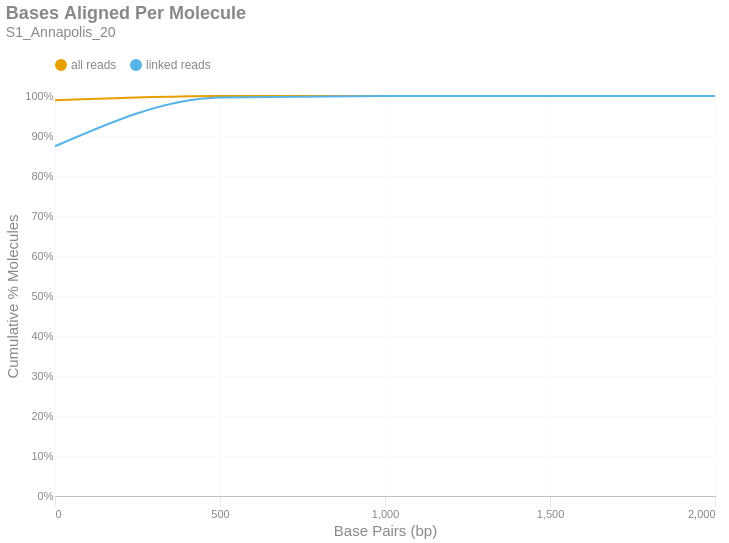

Notebook source saved alongside this figure:
### Markdown cell above
### Bases Aligned Per Molecule
This is a cumulative frequency distribution showing the number of base pairs aligned per unique molecule. These data are shown in 500 bp bins. There are two distributions: one with `all reads` (yellow) and another with only `linked reads` (blue). The percent of molecules in the `linked reads` distribution is relative to the total number of linked molecules.

### Code cell
if SKIPLR:
    print_html(f"Skipped")
else:
    binned_df = consolidated_hist(valids['aligned_bp'], mask, 500, True)
    with SafeRender(binned_df):
        (
            density_plot(binned_df, 'Bases Aligned Per Molecule', samplename, 'basesper')
            .encode(
                x=alt.X('bin:Q', title="Base Pairs (bp)").axis(tickMinStep=500).scale(padding=0),
                y=alt.Y('value:Q', title='Cumulative % Molecules')
                    .axis(format='%')
                    .scale(domain = [0,1])
                    .stack(False),
                color=alt.Color("key:N").scale(domain = ["all reads", "linked reads"]),
                tooltip = [
                    alt.Tooltip("key:N", title = "Data Type"),
                    alt.Tooltip("range_label:N", title="Bases Aligned Per Molecule"),
                    alt.Tooltip("value:Q", format = ".2%", title="% Molecules (Cum.)")
                ]
            )
        ).display()

### Figure 1 — Vega-Lite specification as saved in the notebook (floating-point values rounded to 4 significant figures)
{"width": "container", "height": 400, "config": {"title": {"anchor": "start", "dy": -15, "fontSize": 18, "color": "#888888", "subtitleColor": "#888888", "subtitleFontSize": 14}, "arc": {"fill": "#0072B2"}, "axis": {"domainColor": "#888888", "domainWidth": 0.5, "gridWidth": 0.2, "grid": false, "titleFontWeight": 400, "titleFontSize": 15, "labelFontSize": 11, "labelColor": "#888888", "tickColor": "#888888", "tickWidth": 0.2, "titleColor": "#888888"}, "axisBand": {"grid": false}, "axisX": {"grid": true, "tickSize": 10, "domainCap": "round"}, "axisY": {"domain": false, "grid": true, "tickSize": 0, "domainCap": "round"}, "background": "transparent", "header": {"labelFontSize": 15, "labelColor": "#888888", "titleFontSize": 15, "titleFontWeight": 600, "titleColor": "#888888"}, "legend": {"labelFont": "sans-serif", "labelFontSize": 12, "labelColor": "#888888", "symbolSize": 100, "symbolType": "circle", "titleFontSize": 12, "titlePadding": 10, "titleColor": "#888888", "title": null, "orient": "top"}, "range": {"category": ["#E69F00", "#56B4E9", "#009E73", "#F0E442", "#0072B2", "#D55E00", "#CC79A7", "#000000"], "diverging": ["#cfe8f3", "#a2d4ec", "#73bfe2", "#46abdb", "#1696d2", "#12719e"]}, "area": {"fill": "#0072B2", "fillOpacity": 0.7, "line": true, "strokeOpacity": 0.7}, "line": {"color": "#0072B2", "stroke": "#0072B2", "strokeWidth": 2}, "trail": {"color": "#0072B2", "stroke": "#0072B2", "strokeWidth": 0, "size": 1}, "point": {"filled": true, "fillOpacity": 1.0, "size": 95}, "text": {"color": "#888888", "fontSize": 11, "align": "right", "fontWeight": 400, "size": 11}, "bar": {"fill": "#0072B2", "stroke": null}, "view": {"stroke": null, "continuousWidth": 660, "continuousHeight": 400}}, "data": {"name": "data-3c0fe2f976d02f7012b37d4294787bea"}, "mark": {"type": "line", "interpolate": "monotone", "point": {"opacity": 0, "size": 275}}, "encoding": {"color": {"field": "key", "scale": {"domain": ["all reads", "linked reads"]}, "type": "nominal"}, "tooltip": [{"field": "key", "title": "Data Type", "type": "nominal"}, {"field": "range_label", "title": "Bases Aligned Per Molecule", "type": "nominal"}, {"field": "value", "format": ".2%", "title": "% Molecules (Cum.)", "type": "quantitative"}], "x": {"axis": {"tickMinStep": 500}, "field": "bin", "scale": {"padding": 0}, "title": "Base Pairs (bp)", "type": "quantitative"}, "y": {"axis": {"format": "%"}, "field": "value", "scale": {"domain": [0, 1]}, "stack": false, "title": "Cumulative % Molecules", "type": "quantitative"}}, "params": [{"name": "param_c36ac31b6afebe62", "select": {"type": "point", "fields": ["key"]}, "bind": "legend"}], "title": {"text": "Bases Aligned Per Molecule", "subtitle": "S1_Annapolis_20"}, "transform": [{"fold": ["all reads (cumsum)", "linked reads (cumsum)"]}, {"calculate": "replace(datum.key, ' (cumsum)', '')", "as": "key"}, {"filter": {"param": "param_c36ac31b6afebe62"}}], "usermeta": {"embedOptions": {"downloadFileName": "S1_Annapolis_20.basesper"}}, "$schema": "https://vega.github.io/schema/vega-lite/v6.1.0.json", "datasets": {"data-3c0fe2f976d02f7012b37d4294787bea": [{"bin": "0.0", "interval": "0.0-500.0", "all reads": 0.9892, "linked reads": 0.8743, "all reads (cumsum)": 0.9892, "linked reads (cumsum)": 0.8743, "range_label": "0-499"}, {"bin": "500.0", "interval": "500.0-1000.0", "all reads": 0.01048, "linked reads": 0.1221, "all reads (cumsum)": 0.9997, "linked reads (cumsum)": 0.9963, "range_label": "500-999"}, {"bin": "1000.0", "interval": "1000.0-1500.0", "all reads": 0.0002949, "linked reads": 0.003482, "all reads (cumsum)": 1.0, "linked reads (cumsum)": 0.9998, "range_label": "1000-1499"}, {"bin": "1500.0", "interval": "1500.0-2000.0", "all reads": 1.31e-05, "linked reads": 0.0001597, "all reads (cumsum)": 1.0, "linked reads (cumsum)": 1.0, "range_label": "1500-1999"}, {"bin": "2000.0", "interval": "2000.0-2500.0", "all reads": 1.115e-06, "linked reads": 1.359e-05, "all reads (cumsum)": 1.0, "linked reads (cumsum)": 1.0, "range_label": "2000-2499"}]}}
